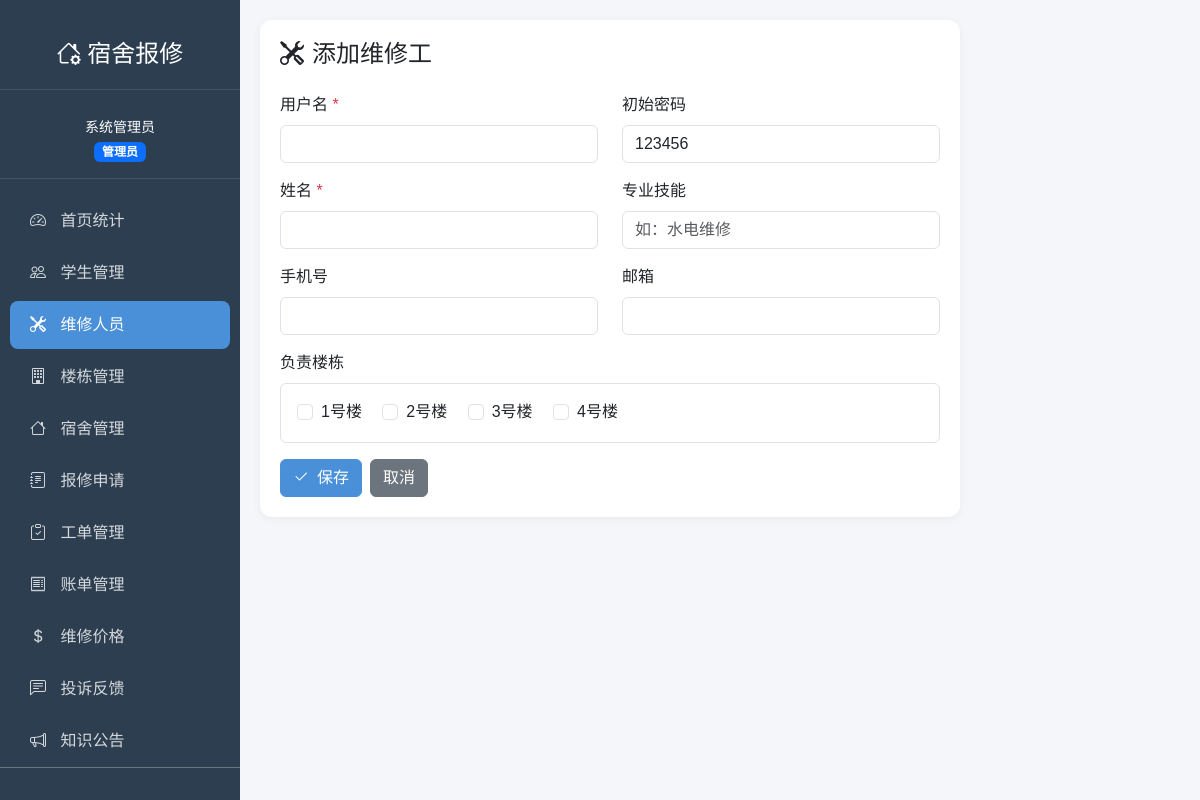
The app's page /admin/workers/add (signed in) with its own data.
### models.py (models this page shows, shortened)
class User(UserMixin, db.Model):
    __tablename__ = 'users'
    id = db.Column(db.Integer, primary_key=True)
    username = db.Column(db.String(50), unique=True, nullable=False)
    password_hash = db.Column(db.String(255), nullable=False)
    name = db.Column(db.String(50), nullable=False)
    role = db.Column(db.String(20), nullable=False)  # admin/worker/student
    phone = db.Column(db.String(20))
    email = db.Column(db.String(100))
    created_at = db.Column(db.DateTime, default=datetime.now)
    student_dormitory = db.relationship('StudentDormitory', backref='student', lazy=True)
    worker_info = db.relationship('Worker', backref='user', uselist=False, lazy=True)

class Building(db.Model):
    __tablename__ = 'buildings'
    id = db.Column(db.Integer, primary_key=True)
    name = db.Column(db.String(50), nullable=False)
    floors = db.Column(db.Integer, nullable=False)
    rooms_per_floor = db.Column(db.Integer, nullable=False)
    created_at = db.Column(db.DateTime, default=datetime.now)
    dormitories = db.relationship('Dormitory', backref='building', lazy=True)
    workers = db.relationship('WorkerBuilding', backref='building', lazy=True)

### routes/admin.py (the view, shortened to what this page needs)
@admin_bp.route('/workers/add', methods=['GET', 'POST'])
def workers_add():
    buildings = Building.query.all()
    return render_template('admin/worker_form.html', worker=None, buildings=buildings)

### routes/admin.py (called while the page is built)
@admin_bp.before_request
def check_admin():
    if not current_user.is_authenticated or current_user.role != 'admin':
        if request.endpoint and 'auth' not in request.endpoint:
            flash('您没有权限访问该页面', 'danger')
            return redirect(url_for('auth.login'))

### templates/admin/worker_form.html (shortened to what this page needs)
{% extends "base.html" %}
{% block content %}
<div class="content-card" style="max-width: 700px;">
    <h4 class="mb-4"><i class="bi bi-tools me-2"></i>{{ '编辑' if worker else '添加' }}维修工</h4>
    <form method="POST">
        {% if not worker %}
        <div class="row">
            <div class="col-md-6 mb-3">
                <label class="form-label">用户名 <span class="text-danger">*</span></label>
                <input type="text" name="username" class="form-control" required>
            </div>
            <div class="col-md-6 mb-3">
                <label class="form-label">初始密码</label>
                <input type="text" name="password" class="form-control" value="123456">
            </div>
        </div>
        {% endif %}
        <div class="row">
            <div class="col-md-6 mb-3">
                <label class="form-label">姓名 <span class="text-danger">*</span></label>
                <input type="text" name="name" class="form-control" value="{{ worker.name if worker else '' }}" required>
            </div>
            <div class="col-md-6 mb-3">
                <label class="form-label">专业技能</label>
                <input type="text" name="specialty" class="form-control" value="{{ worker_obj.specialty if worker_obj else '' }}" placeholder="如：水电维修">
            </div>
        </div>
        <div class="row">
            <div class="col-md-6 mb-3">
                <label class="form-label">手机号</label>
                <input type="text" name="phone" class="form-control" value="{{ worker.phone or '' }}">
            </div>
            <div class="col-md-6 mb-3">
                <label class="form-label">邮箱</label>
                <input type="email" name="email" class="form-control" value="{{ worker.email or '' }}">
            </div>
        </div>
        <div class="mb-3">
            <label class="form-label">负责楼栋</label>
            <div class="border rounded p-3">
                {% for b in buildings %}
                <div class="form-check form-check-inline">
                    <input class="form-check-input" type="checkbox" name="building_ids" value="{{ b.id }}" id="b{{ b.id }}"
                    {% if worker_obj and b.id in worker_obj.buildings|map(attribute='building_id')|list %}checked{% endif %}>
                    <label class="form-check-label" for="b{{ b.id }}">{{ b.name }}</label>
                </div>
                {% endfor %}
            </div>
        </div>
        <div class="d-flex gap-2">
            <button type="submit" class="btn btn-primary"><i class="bi bi-check2 me-2"></i>保存</button>
            <a href="{{ url_for('admin.workers') }}" class="btn btn-secondary">取消</a>
        </div>
    </form>
</div>
{% endblock %}

### templates/base.html (shortened to what this page needs)
<!DOCTYPE html>
<html lang="zh-CN">
<head>
    <link href="https://cdn.jsdelivr.net/npm/bootstrap@5.3.0/dist/css/bootstrap.min.css" rel="stylesheet">
    <link href="https://cdn.jsdelivr.net/npm/bootstrap-icons@1.10.0/font/bootstrap-icons.css" rel="stylesheet">
</head>
<body>
    {% if current_user.is_authenticated %}
    <div class="sidebar">
        <div class="logo">
            <h4><i class="bi bi-house-gear"></i> 宿舍报修</h4>
        </div>
        <div class="user-info">
            <small>{{ current_user.name }}</small><br>
            <span class="badge bg-{{ 'primary' if current_user.role == 'admin' else ('success' if current_user.role == 'worker' else 'info') }}">
                {{ '管理员' if current_user.role == 'admin' else ('维修工' if current_user.role == 'worker' else '学生') }}
            </span>
        </div>
        {% if current_user.role == 'admin' %}
        <nav class="nav flex-column mt-3">
            <a class="nav-link {% if request.endpoint == 'admin.index' %}active{% endif %}" href="{{ url_for('admin.index') }}">
                <i class="bi bi-speedometer2"></i> 首页统计
            </a>
            <a class="nav-link {% if 'students' in request.endpoint %}active{% endif %}" href="{{ url_for('admin.students') }}">
                <i class="bi bi-people"></i> 学生管理
            </a>
            <a class="nav-link {% if 'workers' in request.endpoint %}active{% endif %}" href="{{ url_for('admin.workers') }}">
                <i class="bi bi-tools"></i> 维修人员
            </a>
            <a class="nav-link {% if request.endpoint == 'admin.buildings' %}active{% endif %}" href="{{ url_for('admin.buildings') }}">
                <i class="bi bi-building"></i> 楼栋管理
            </a>
            <a class="nav-link {% if request.endpoint == 'admin.dormitories' %}active{% endif %}" href="{{ url_for('admin.dormitories') }}">
                <i class="bi bi-house"></i> 宿舍管理
            </a>
            <a class="nav-link {% if request.endpoint == 'admin.repair_requests' %}active{% endif %}" href="{{ url_for('admin.repair_requests') }}">
                <i class="bi bi-journal-text"></i> 报修申请
            </a>
            <a class="nav-link {% if request.endpoint == 'admin.work_orders' %}active{% endif %}" href="{{ url_for('admin.work_orders') }}">
                <i class="bi bi-clipboard-check"></i> 工单管理
            </a>
            <a class="nav-link {% if request.endpoint == 'admin.bills' %}active{% endif %}" href="{{ url_for('admin.bills') }}">
                <i class="bi bi-receipt"></i> 账单管理
            </a>
            <a class="nav-link {% if request.endpoint == 'admin.repair_items' %}active{% endif %}" href="{{ url_for('admin.repair_items') }}">
                <i class="bi bi-currency-dollar"></i> 维修价格
            </a>
            <a class="nav-link {% if request.endpoint == 'admin.complaints' %}active{% endif %}" href="{{ url_for('admin.complaints') }}">
                <i class="bi bi-chat-left-text"></i> 投诉反馈
            </a>
            <a class="nav-link {% if request.endpoint == 'admin.announcements' %}active{% endif %}" href="{{ url_for('admin.announcements') }}">
                <i class="bi bi-megaphone"></i> 知识公告
            </a>
        </nav>
        {% endif %}
        <div class="mt-auto p-3 border-top border-secondary">
            <a class="nav-link {% if request.endpoint == 'auth.profile' %}active{% endif %}" href="{{ url_for('auth.profile') }}">
            </a>
        </div>
    </div>
    {% endif %}
    <main class="main-content">
        {% block content %}{% endblock %}
    </main>
</body>
</html>

### templates/base.html (style rules this page uses)
:root { --primary-color: #4a90d9; --sidebar-bg: #2c3e50; --sidebar-hover: #34495e; }
body { font-family: 'PingFang SC', 'Microsoft YaHei', sans-serif; background-color: #f5f6fa; }
.sidebar { position: fixed; top: 0; left: 0; height: 100vh; width: 240px; background: var(--sidebar-bg); color: #fff; padding-top: 20px; overflow-y: auto; }
.sidebar .logo { text-align: center; padding: 20px; border-bottom: 1px solid rgba(255,255,255,0.1); margin-bottom: 10px; }
.sidebar .logo h4 { margin: 0; color: #fff; }
.sidebar .user-info { text-align: center; padding: 15px; border-bottom: 1px solid rgba(255,255,255,0.1); }
.sidebar .nav-link { color: rgba(255,255,255,0.8); padding: 12px 20px; margin: 2px 10px; border-radius: 8px; transition: all 0.3s; }
.sidebar .nav-link.active { background: var(--primary-color); color: #fff; }
.sidebar .nav-link i { margin-right: 10px; }
.main-content { margin-left: 240px; padding: 20px; min-height: 100vh; }
.content-card { background: #fff; border-radius: 12px; padding: 20px; box-shadow: 0 2px 10px rgba(0,0,0,0.05); }
.btn-primary { background: var(--primary-color); border-color: var(--primary-color); }

### records on screen
User: name "系统管理员", role "管理员"
Building: name "1号楼"
Building: name "2号楼"
Building: name "3号楼"
Building: name "4号楼"

### other values on screen
{{ '编辑' if worker else '添加' }} "添加"
